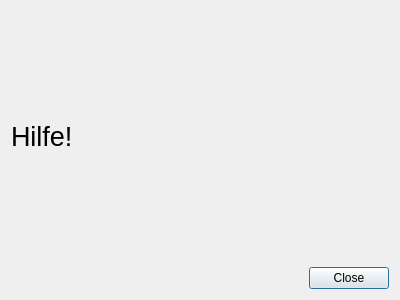
<?xml version="1.0" encoding="UTF-8"?>
<ui version="4.0">
 <class>HelpWindow</class>
 <widget class="QDialog" name="HelpWindow">
  <property name="geometry">
   <rect>
    <x>0</x>
    <y>0</y>
    <width>400</width>
    <height>300</height>
   </rect>
  </property>
  <property name="windowTitle">
   <string>Dialog</string>
  </property>
  <layout class="QVBoxLayout" name="verticalLayout">
   <item>
    <widget class="QLabel" name="label">
     <property name="font">
      <font>
       <pointsize>20</pointsize>
      </font>
     </property>
     <property name="text">
      <string>Hilfe!</string>
     </property>
    </widget>
   </item>
   <item>
    <widget class="QDialogButtonBox" name="buttonBox">
     <property name="orientation">
      <enum>Qt::Horizontal</enum>
     </property>
     <property name="standardButtons">
      <set>QDialogButtonBox::Close</set>
     </property>
    </widget>
   </item>
  </layout>
 </widget>
 <resources/>
 <connections>
  <connection>
   <sender>buttonBox</sender>
   <signal>accepted()</signal>
   <receiver>HelpWindow</receiver>
   <slot>accept()</slot>
   <hints>
    <hint type="sourcelabel">
     <x>248</x>
     <y>254</y>
    </hint>
    <hint type="destinationlabel">
     <x>157</x>
     <y>274</y>
    </hint>
   </hints>
  </connection>
  <connection>
   <sender>buttonBox</sender>
   <signal>rejected()</signal>
   <receiver>HelpWindow</receiver>
   <slot>reject()</slot>
   <hints>
    <hint type="sourcelabel">
     <x>316</x>
     <y>260</y>
    </hint>
    <hint type="destinationlabel">
     <x>286</x>
     <y>274</y>
    </hint>
   </hints>
  </connection>
 </connections>
</ui>
